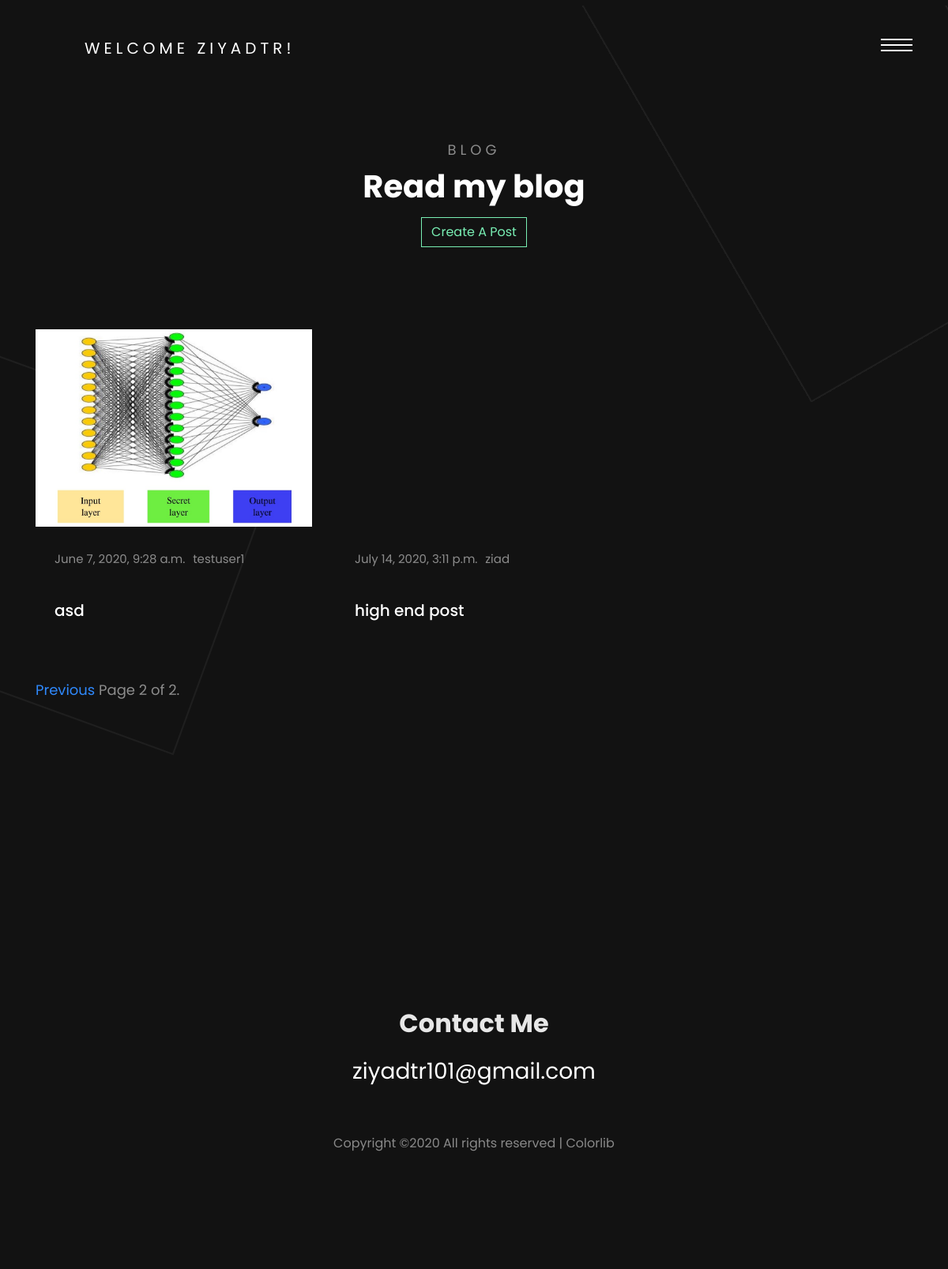
The page /blog/?page=2 (signed in) on the database its author committed.
### blog/models.py (models this page shows, shortened)
class Post(models.Model):
	user = models.ForeignKey(User, on_delete=models.CASCADE, null=True)
	title = models.CharField(max_length=100, null=True)
	content = RichTextField(blank=True, null=True)
	img = models.ImageField(null=True, blank=True)
	date_created = models.DateTimeField(auto_now_add=True, null=True)
	tag = models.ManyToManyField(Tag)

### blog/views.py (the view)
# urls.py: path('', views.blog_home, name='blog-home'),
def blog_home(request):
	posts = Post.objects.all()
	paginator = Paginator(posts, 3)
	page = request.GET.get('page')
	try:
		posts_per_page = paginator.page(page)
	except PageNotAnInteger:
		posts_per_page = paginator.page(1)
	except EmptyPage:
		posts_per_page = paginator.page(paginator.num_pages)
	context = {'posts': posts_per_page, 'page': page}
	return render(request, 'blog/home.html', context)

### blog/templates/blog/home.html (shortened to what this page needs)
{% extends 'blog/base.html' %}
{% load static %}
{% block content %}
<div class="KW_progressContainer">
</div>
<div class="page">
  <div id="colorlib-page">
    <section class="ftco-section">
      <div class="container mt-5">
        <div class="row justify-content-center mb-5 pb-5">
          <div class="col-md-7 text-center heading-section ftco-animate">
            <span>Blog</span>
            <h2>Read my blog</h2>
            {% if request.user.is_authenticated %}
            <div>
              <h4><a class="btn btn-outline-primary" href="{% url 'create-post' %}">Create A Post</a></h4>
            </div>
            {% endif %}
          </div>
        </div>
        <div class="row">
          {% for post in posts %}
          <div class="col-md-4 ftco-animate">
            <div class="blog-entry">
              <a href="{% url 'post-details' post.id %}" class="block-20" style="background-image: url('{{post.img.url}}');">
              </a>
              <div class="text p-4 d-block">
                <div class="meta mb-3">
                  <div><p>{{post.date_created}}</p></div>
                  <div><p>{{post.user}}</p></div>
                </div>
                <h3 class="heading"><a href="#">{{post.title}}</a></h3>
              </div>
            </div>
          </div>
          {% endfor %}
        </div>
{% include "blog/pagination.html" with page=posts %}
      </div>
    </section>
  </div>
</div>
{% endblock content %}

### blog/templates/blog/base.html (shortened to what this page needs)
{% load static %}
<!DOCTYPE html>
<html lang="en">
  <head>
    <link rel="stylesheet" href="{% static 'css/open-iconic-bootstrap.min.css' %}">
    <link rel="stylesheet" href="{% static 'css/animate.css' %}">
    <link rel="stylesheet" href="{% static  'css/owl.theme.default.min.css' %}">
    <link rel="stylesheet" href="{% static 'css/magnific-popup.css' %}">
    <link rel="stylesheet" href="{% static 'css/aos.css' %}">
    <link rel="stylesheet" href="{% static 'css/ionicons.min.css' %}">
    <link rel="stylesheet" href="{% static 'css/bootstrap-datepicker.css' %}">
    <link rel="stylesheet" href="{% static 'css/jquery.timepicker.css' %}">
    <link rel="stylesheet" href="{% static 'css/flaticon.css' %}">
    <link rel="stylesheet" href="{% static 'css/icomoon.css' %}">
    <link rel="stylesheet" href="{% static 'css/style.css' %}">
  </head>
  <body>
    <header>
    <div class="container">
      <div class="row">
        <div class="col-md-12">
          <div class="colorlib-navbar-brand">
            {% if request.user.is_authenticated %}
            <a class="colorlib-logo" href="#">Welcome {{request.user.username}}!</a>
            {% endif %}
          </div>
          <a href="#" class="js-colorlib-nav-toggle colorlib-nav-toggle"><i></i></a>
        </div>
      </div>
    </div>
  </header>
    {% block content %}
    {% endblock content %}
    <footer class="ftco-footer ftco-bg-dark ftco-section">
        <div class="container">
          <div class="row mb-5 justify-content-center">
            <div class="col-md-5 text-center">
              <div class="ftco-footer-widget mb-5">
                <ul class="ftco-footer-social list-unstyled">
                </ul>
              </div>
              <div class="ftco-footer-widget">
                <h2 class="mb-3">Contact Me</h2>
                <p class="h3 email"><a href="#">ziyadtr101@gmail.com</a></p>
              </div>
            </div>
          </div>
          <div class="row">
            <div class="col-md-12 text-center">
              <p>
      Copyright &copy;<script>document.write(new Date().getFullYear());</script> All rights reserved | <a href="https://colorlib.com" target="_blank">Colorlib</a>
            </div>
          </div>
        </div>
      </footer>
  </body>
</html>

### rows shown on the page
Post: img (picture), date_created "June 7, 2020, 9:28 a.m.", user "testuser1", title "asd"
Post: date_created "July 14, 2020, 3:11 p.m.", user "ziad", title "high end post"

### other values the page prints
{{ request.user.username }} "ZIYADTR"
{{ page.number }} "2"
{{ page.paginator.num_pages }} "2"
